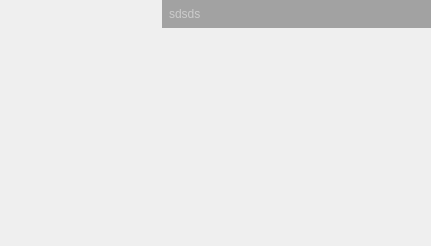
<?xml version="1.0" encoding="UTF-8"?>
<ui version="4.0">
 <class>overlay</class>
 <widget class="QWidget" name="overlay">
  <property name="geometry">
   <rect>
    <x>0</x>
    <y>0</y>
    <width>431</width>
    <height>246</height>
   </rect>
  </property>
  <property name="windowTitle">
   <string>Overlay</string>
  </property>
  <property name="styleSheet">
   <string notr="true"/>
  </property>
  <layout class="QVBoxLayout" name="verticalLayout">
   <property name="spacing">
    <number>0</number>
   </property>
   <property name="leftMargin">
    <number>0</number>
   </property>
   <property name="topMargin">
    <number>0</number>
   </property>
   <property name="rightMargin">
    <number>0</number>
   </property>
   <property name="bottomMargin">
    <number>0</number>
   </property>
   <item>
    <widget class="QWidget" name="top_space_widget" native="true"/>
   </item>
   <item>
    <layout class="QHBoxLayout" name="overlay_layout">
     <property name="spacing">
      <number>0</number>
     </property>
     <property name="leftMargin">
      <number>0</number>
     </property>
     <property name="topMargin">
      <number>0</number>
     </property>
     <property name="rightMargin">
      <number>0</number>
     </property>
     <property name="bottomMargin">
      <number>0</number>
     </property>
     <item>
      <widget class="QWidget" name="left_space_widget" native="true">
       <property name="sizePolicy">
        <sizepolicy hsizetype="Preferred" vsizetype="Preferred">
         <horstretch>3</horstretch>
         <verstretch>0</verstretch>
        </sizepolicy>
       </property>
      </widget>
     </item>
     <item>
      <widget class="QWidget" name="overlay_grp" native="true">
       <property name="sizePolicy">
        <sizepolicy hsizetype="Preferred" vsizetype="Preferred">
         <horstretch>5</horstretch>
         <verstretch>0</verstretch>
        </sizepolicy>
       </property>
       <property name="styleSheet">
        <string notr="true">background: rgba(20, 20, 20, 50); color: rgba(233, 233, 233,150);</string>
       </property>
       <layout class="QHBoxLayout" name="horizontalLayout">
        <property name="spacing">
         <number>0</number>
        </property>
        <property name="sizeConstraint">
         <enum>QLayout::SetMinimumSize</enum>
        </property>
        <property name="leftMargin">
         <number>0</number>
        </property>
        <property name="topMargin">
         <number>0</number>
        </property>
        <property name="rightMargin">
         <number>0</number>
        </property>
        <property name="bottomMargin">
         <number>0</number>
        </property>
        <item>
         <widget class="QLabel" name="text_label">
          <property name="sizePolicy">
           <sizepolicy hsizetype="Preferred" vsizetype="Preferred">
            <horstretch>10</horstretch>
            <verstretch>0</verstretch>
           </sizepolicy>
          </property>
          <property name="styleSheet">
           <string notr="true">padding: 4px; padding-right: 35px;</string>
          </property>
          <property name="text">
           <string>sdsds</string>
          </property>
          <property name="alignment">
           <set>Qt::AlignLeading|Qt::AlignLeft|Qt::AlignTop</set>
          </property>
          <property name="wordWrap">
           <bool>true</bool>
          </property>
         </widget>
        </item>
        <item>
         <widget class="QWidget" name="btn_box" native="true">
          <property name="sizePolicy">
           <sizepolicy hsizetype="Preferred" vsizetype="Preferred">
            <horstretch>1</horstretch>
            <verstretch>0</verstretch>
           </sizepolicy>
          </property>
          <layout class="QHBoxLayout" name="horizontalLayout_2">
           <property name="spacing">
            <number>2</number>
           </property>
           <property name="sizeConstraint">
            <enum>QLayout::SetMinimumSize</enum>
           </property>
           <property name="leftMargin">
            <number>0</number>
           </property>
           <property name="topMargin">
            <number>0</number>
           </property>
           <property name="rightMargin">
            <number>35</number>
           </property>
           <property name="bottomMargin">
            <number>0</number>
           </property>
          </layout>
         </widget>
        </item>
       </layout>
      </widget>
     </item>
    </layout>
   </item>
   <item>
    <spacer name="verticalSpacer">
     <property name="orientation">
      <enum>Qt::Vertical</enum>
     </property>
     <property name="sizeType">
      <enum>QSizePolicy::Expanding</enum>
     </property>
     <property name="sizeHint" stdset="0">
      <size>
       <width>20</width>
       <height>121</height>
      </size>
     </property>
    </spacer>
   </item>
  </layout>
 </widget>
 <resources/>
 <connections/>
</ui>
